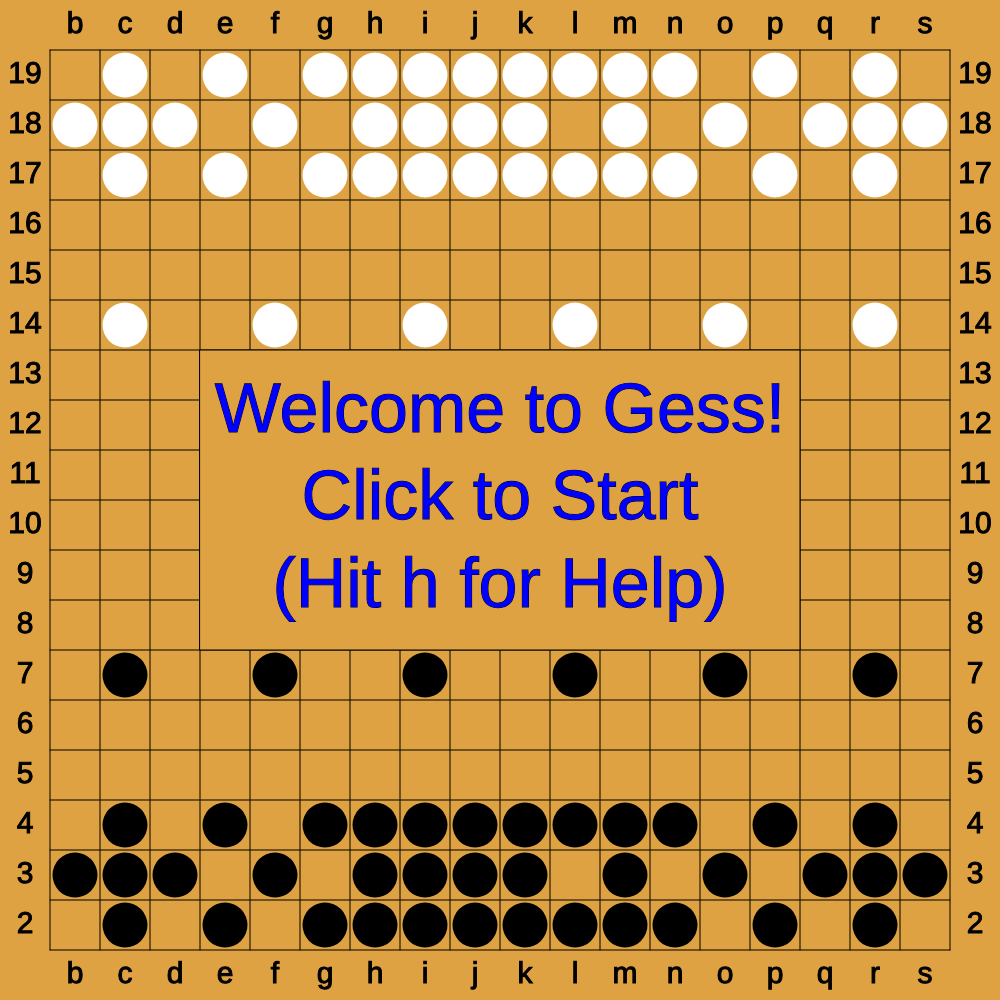
Frame 1 (no input)
Frame 60 (no input): identical to frame 1, image omitted
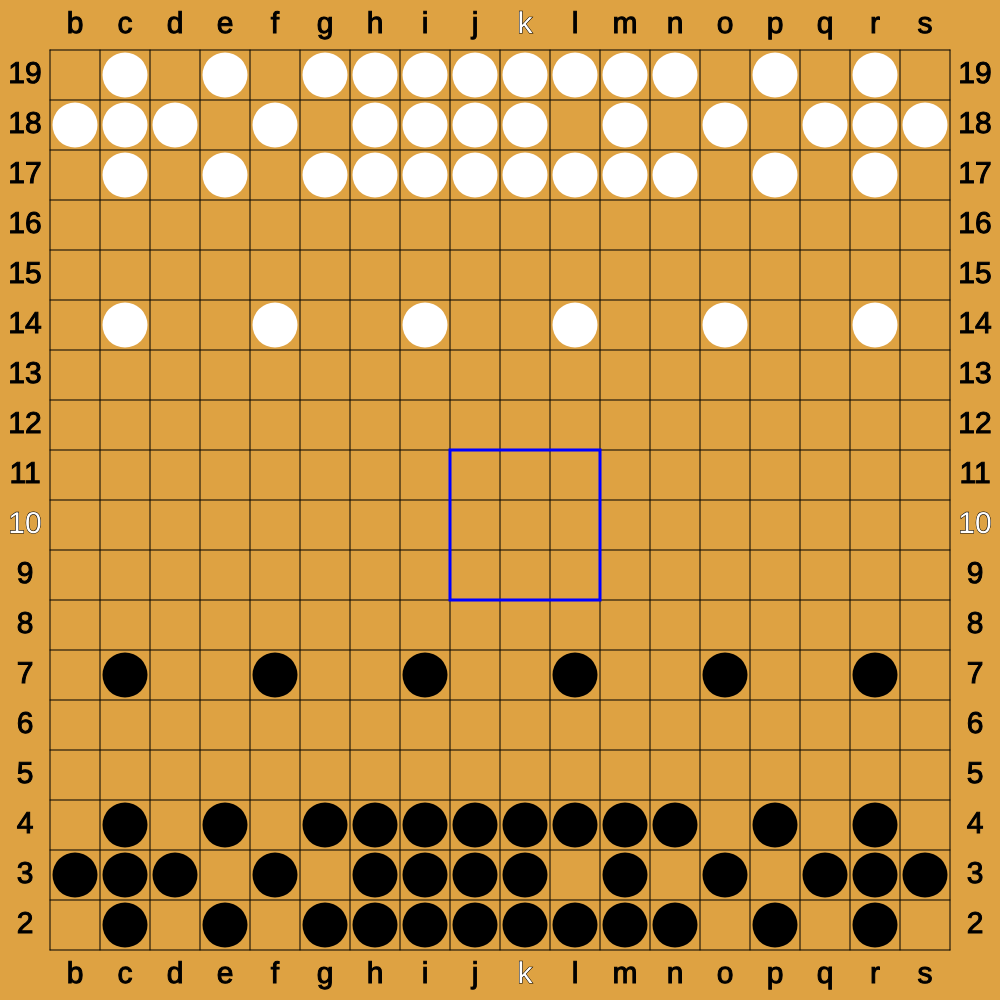
Frame 120 (the mouse pressed at the canvas centre since frame 60)

The p5.js sketch that drew these frames (run headless with seeded random() and noise() and a simulated clock; from frame 60 on, the mouse is pressed at the canvas centre):

// p5.js sketch
// ── sketch.js
//
//  Gess Board 
//
//  M.C. Begam     20 Nov 2022
//
// 

///////////////////////////////////////////
//
//        External Variables
//
///////////////////////////////////////////

var board1 = [];
var board2 = [];
var board3 = [];
var piece1 = [];
var piece2 = [];
var boardX;
var boardY;
var boardN;
var scanBoxX;
var scanBoxY;
var pieceBoxX;
var pieceBoxY;
var white = 0;
var black = 1;
var blank = -1;
var fadeOut = 0;
var started = false;
var selected = false;
var helpOn = false;
var indicesOn = true;
var boxOn = true;
var rulesOn = true;
var tallyOn = false;
var switched = false;
var rulesClr;
var fadeMsg;
var fromAddr;
var toAddr;
var width;
var height;
var boardScale;
var saveScale;
var Xcen;
var Ycen;

/////////////////////////////////////////////////////
//
//        Function Definitions
//
/////////////////////////////////////////////////////

// Function to create the initial board configuration

function initialize() {
    
    var i;
    var n;
    
    // The initial X coordinates

    var initX = [  
        3,  5,  7,  8,  9, 10, 11, 12, 13, 14, 16, 18,
        2,  3,  4,  6,  8,  9, 10, 11, 13, 15, 17, 18, 19,
        3,  5,  7,  8,  9, 10, 11, 12, 13, 14, 16, 18,
        3,  6,  9, 12, 15, 18,
        3,  6,  9, 12, 15, 18,
        3,  5,  7,  8,  9, 10, 11, 12, 13, 14, 16, 18,
        2,  3,  4,  6,  8,  9, 10, 11, 13, 15, 17, 18, 19,
        3,  5,  7,  8,  9, 10, 11, 12, 13, 14, 16, 18  ];
                   
    // The initial Y coordinates          

    var initY = [  
        2,  2,  2,  2,  2,  2,  2,  2,  2,  2,  2,  2,
        3,  3,  3,  3,  3,  3,  3,  3,  3,  3,  3,  3,  3,
        4,  4,  4,  4,  4,  4,  4,  4,  4,  4,  4,  4,
        7,  7,  7,  7,  7,  7,
        14, 14, 14, 14, 14, 14,
        17, 17, 17, 17, 17, 17, 17, 17, 17, 17, 17, 17,
        18, 18, 18, 18, 18, 18, 18, 18, 18, 18, 18, 18, 18,
        19, 19, 19, 19, 19, 19, 19, 19, 19, 19, 19, 19  ];
                  
    // Initialize the virtual boards with all blanks

    for (i = 0; i < 484; i++) {
            board1[i] = blank;
            board2[i] = blank;
            board3[i] = blank;
    }
    
    // Initialize the virtual pieces with all blanks

    for (i = 0; i < 9; i++) {
        piece1[i] = blank;
        piece2[i] = blank;
    }
    
    // Load the stones into the main boards

    var n;
    for (i = 0; i < 86; i++) {
        n = initY[i] * 22 + initX[i];
        board1[n] = (initY[i] < 13) ? white : black;
        board2[n] = (initY[i] < 13) ? white : black;
    }
    
    // Set rules enforcement on
    
    rulesOn = true;
}
     
// Function to convert rectangular coords to board index

function getBoardN(x, y) {

        return(y * 22 + x);
}

// Function to test whether a given piece is blank

function isAllBlank(piece) {

    for (var n = 0; n < piece.length; n++) {
        if (piece[n] !== blank) {
            return 0;
        }
    }
    return 1;
}

// Function to draw the empty board

function drawBoard() {
    
    var x = boardScale * 20.0;
    var y = boardScale * 20.0;
    var xEnd = boardScale * 380.0;
    var yEnd = boardScale * 380.0;
    
    background(222, 162, 66);
    
    //draw the grid

    stroke(0, 0, 0);
    strokeWeight(1);
    
    for (var i = 0; i < 19; i++) {
        line (x, y+i*y, xEnd, y+i*y);
        line (x+i*x, y, x+i*x, yEnd);
    }
}

// Function to draw the indices

function drawIndices() {
    
    var alpha = ['b','c','d','e','f','g','h','i','j',
                 'k','l','m','n','o','p','q','r','s'];
                 
    var numer = [19,18,17,16,15,14,13,12,11,10,9,8,7,6,5,4,3,2];
    
    var x = boardScale * 10.0;
    var y = boardScale * 10.0;
    var xEnd = boardScale * 390.0;
    var yEnd = boardScale * 390.0;
    
    var Alpha;
    var Numer;
    
    var White = color(255, 255, 255);
    var Black = color(0, 0, 0);
    
    textAlign(CENTER, CENTER);
    textSize(boardScale*12);
    fill(Black);
    
    for (var i = 0; i < 18; i++) {
        
        // top and bottom indices
        
        if (started && i + 2 === boardX) {
            fill(White);
        }
        else { 
            fill(Black);
        }
        if (started && boardX === 1 && i === 0) {
            fill(White);
            Alpha = (switched) ? 't' : 'a';
        }
        else if (started && boardX === 20 && i === 17) {
            fill(White);
            Alpha = (switched) ? 'a' : 't';
        }
        else {
            Alpha = (switched) ? alpha[17-i] : alpha[i];
        }
        text(Alpha, 3*x + i*2*x, y);
        text(Alpha, 3*x + i*2*x, yEnd);
        
        // left and right indices
        
        if (started && i + 2 === boardY) {
            fill(White);
        }
        else { 
            fill(Black);
        }
        if (started && boardY === 1 && i === 0) {
            fill(White);
            Numer = (switched) ? 1 : 20;
        }
        else if (started && boardY === 20 && i === 17) {
            fill(White);
            Numer = (switched) ? 20 : 1;
        }
        else {
            Numer = (switched) ? numer[17-i] : numer[i];
        }
        text(Numer, x, 3*y + i*2*y);
        text(Numer, xEnd, 3*y + i*2*y);
    }
}
    
// Function to display the game

function displayGame() {
    
    if (indicesOn) {
        drawIndices();
    }
    noStroke();
    
    var x = boardScale * 10.0;
    var y = boardScale * 10.0;
    var diam = boardScale * 18.0;
    var side = boardScale * 60.0;
    
    var n = 0;
    for (var i = 0; i < 22; i++) {
        for (var j = 0; j < 22; j++) {
            if (board1[n] === white) {
                fill(255, 255, 255);
                ellipse(j*2*x-x, i*2*y-y, diam, diam);
            } 
            else if (board1[n] === black) {
                fill(0, 0, 0);
                ellipse(j*2*x-x, i*2*y-y, diam, diam);
            }
            n++;
        }
    }
    if (selected) {
        if (boxOn) {
            noStroke();
            fill(0, 0, 255, 100);
            rect(pieceBoxX, pieceBoxY, side, side);
        }
    }
}

// Function to get board coords from cursor coords

function getCoords() {
    
    var x = boardScale * 20.0;
    var y = boardScale * 20.0;
    
    boardX = (mouseX - mouseX % x) / x + 1;
    boardY = (mouseY - mouseY % y) / y + 1;
    
    boardX = constrain(boardX, 1, 20);
    boardY = constrain(boardY, 1, 20);

    boardX = round(boardX);
    boardY = round(boardY);
    boardN = boardY * 22 + boardX;
}

// Function to get box coords and draw box

function drawBox() {
    
    var x = boardScale * 20.0;
    var y = boardScale * 20.0;
    
    var side = boardScale * 60.0;
    
    scanBoxX = x * boardX - x*2.0;
    scanBoxY = y * boardY - y*2.0;
    stroke(0, 0, 255);
    strokeWeight(3);
    noFill();
    rect(scanBoxX, scanBoxY, side, side);
}

// Function to select a piece for moving

function getPiece(board, piece, addr) {
    
    // Load contents of selected 
    // location into piece array

    var row1 = addr - 23;
    var row2 = addr - 1;
    var row3 = addr + 21;

    for (var i = 0; i < 3; i++) {
        piece[i]   = board[row1++];
        piece[i+3] = board[row2++];
        piece[i+6] = board[row3++];
    }
}

// Function to test if board location 
// selected contains a valid piece

function isAPiece() {

    var nBlack = 0;
    var nWhite = 0;
    for (var i = 0; i < 9; i++) {
        if (piece1[i] === black) {
            nBlack++;
        }
        else if (piece1[i] === white) {
            nWhite++;
        }
        else {
            continue;
        }
    }
    if (nBlack === 0 && nWhite === 0 || 
        nBlack !== 0 && nWhite !== 0 ||
        nBlack + nWhite === 1 && piece1[4] !== -1) {
            return 0;
    }
    return 1;
}
        
// Function to move piece to selected destination

function putPiece(board, piece, from, to) {
    
    // Copy the board first

    for (var i = 0; i < 484; i++) {
        board2[i] = board[i];
    }
    
    //  Erase piece from old position

    var row1 = from - 23;
    var row2 = from - 1;
    var row3 = from + 21;
    for (var i = 0; i < 3; i++) {
        board[row1++] = blank;
        board[row2++] = blank;
        board[row3++] = blank;
    }
    
    // Load piece into new position

    var row1 = to - 23;
    var row2 = to - 1;
    var row3 = to + 21;
    for (var i = 0; i < 3; i++) {
        board[row1++] = piece[i];
        board[row2++] = piece[i+3];
        board[row3++] = piece[i+6];
    }
    
    // Remove any off-edge stones

    for (var i = 0; i < 22; i++) {
        board[i]     = blank;
        board[i+22]  = blank;
        board[i+440] = blank;
        board[i+462] = blank;
    }
    for (var i = 0; i < 18; i++) {
        board[44+i*22] = blank;
        board[45+i*22] = blank;
        board[64+i*22] = blank;
        board[65+i*22] = blank;
    }
};

// Function to test if move is legal

function isLegal() {
    
    var temp = [];
    
    // Convert addresses to rectangular coords

    var x1 = fromAddr % 22;
    var y1 = (floor(fromAddr / 22));
    var x2 = toAddr % 22;
    var y2 = (floor(toAddr / 22));
    
    // Compute distance of move in each dimension

    var dx = x2 - x1;
    var dy = y2 - y1;
    var adx = abs(dx);
    var ady = abs(dy);
    
    // No move specified

    if (adx === 0 && ady=== 0) {
        return 0;
    }
    
    // Move is neither orthogonal nor diagonal

    if ((adx > 0 && ady > 0) && adx !== ady) {
        return 0;
    }
    
    // Piece cannot move more than 3 spaces

    if ((adx > 3 || ady > 3) && piece1[4] === blank) {
        return 0;
    }
    
    // Piece cannot move in desired orthogonal direction

    if ((dx === 0 && dy < 0) && piece1[1] === blank) {
        return 0;
    }
    if ((dx < 0 && dy === 0) && piece1[3] === blank) {
        return 0;
    }
    if ((dx > 0 && dy === 0) && piece1[5] === blank) {
        return 0;
    }
    if ((dx === 0 && dy > 0) && piece1[7] === blank) {
        return 0;
    }
    
    // Piece cannot move in desired diagonal direction

    if ((dx < 0 && dy < 0) && piece1[0] === blank) {
        return 0;
    }
    if ((dx > 0 && dy < 0) && piece1[2] === blank) {
        return 0;
    }
    if ((dx < 0 && dy > 0) && piece1[6] === blank) {
        return 0;
    }
    if ((dx > 0 && dy > 0) && piece1[8] === blank) {
        return 0;
    }
    
    // Move is blocked by another piece...

    for (var n = 0; n < 483; n++) {
        temp[n] = board1[n];
    }
    for (var j = -1; j <= 1; j++) {
        for (var i = -1; i <= 1; i++) {
            n = (y1 + j) * 22 + (x1 + i);
            temp[n] = blank;
        }
    }
    
    // ...in the orthogonal direction
    
    if (dy < 0 && dx === 0) {
        for (var n = 1; n < ady; n++) {
            getPiece(temp, piece2, getBoardN(x1, y1-n));
            if (!isAllBlank(piece2)) {
                return 0;
            }
        }
    }
    if (dy === 0 && dx > 0) {
        for (var n = 1; n < adx; n++) {
            getPiece(temp, piece2, getBoardN(x1+n, y1));
            if (!isAllBlank(piece2)) {
                return 0;
            }
        }
    }
    if (dy > 0 && dx === 0) {
        for (var n = 1; n < ady; n++) {
            getPiece(temp, piece2, getBoardN(x1, y1+n));
            if (!isAllBlank(piece2)) {
                return 0;
            }
        }
    }
    if (dy === 0 && dx < 0) {
        for (var n = 1; n < adx; n++) {
            getPiece(temp, piece2, getBoardN(x1-n, y1));
            if (!isAllBlank(piece2)) {
                return 0;
            }
        }
    }
    
    // ...in the diagonal direction
    
    if (dy < 0 && dx < 0) {
        for (var n = 1; n < adx; n++) {
            getPiece(temp, piece2, getBoardN(x1-n, y1-n));
            if (!isAllBlank(piece2)) {
                return 0;
            }
        }
    }
    if (dy < 0 && dx > 0) {
        for (var n = 1; n < adx; n++) {
            getPiece(temp, piece2, getBoardN(x1+n, y1-n));
            if (!isAllBlank(piece2)) {
                return 0;
            }
        }
    }
    if (dy > 0 && dx < 0) {
        for (var n = 1; n < adx; n++) {
            getPiece(temp, piece2, getBoardN(x1-n, y1+n));
            if (!isAllBlank(piece2)) {
                return 0;
            }
        }
    }
    if (dy > 0 && dx > 0) {
        for (var n = 1; n < adx; n++) {
            getPiece(temp, piece2, getBoardN(x1+n, y1+n));
            if (!isAllBlank(piece2)) {
                return 0;
            }
        }
    }
    
    // Move takes piece entirely off the board

    for (var n = 0; n < 483; n++) {
        temp[n] = board1[n];
    }
    putPiece(temp, piece1, fromAddr, toAddr);
    getPiece(temp, piece2, toAddr);
    if (isAllBlank(piece2)) {
        return 0;
    }
    
    // Move is legal

    return 1;
}

// Function to display the Help page

function showHelp() {
    
    var x = boardScale * 10.0;
    var y = boardScale * 10.0;
    var size = boardScale * 10.0;
    
    background(222, 206, 222);
    fill(255, 0, 0);
    textSize(size * 2.8);
    textAlign(CENTER, CENTER);
    text("Gess Help", x*20.0, y*2.0);
    textSize(size * 2.2);
    text("Hit h to go back...", x*20.0, y*38.0);
    textSize(size * 2.0);
    textAlign(LEFT, BASELINE);
    text("Rules", x*2.0, y*6.0);
    text("Mouse", x*2.0, y*11.0);
    text("Keyboard", x*2.0, y*20.0);
    fill(0,0,0);
    textSize(size * 1.5);
    text("www.archive.is/9Mvi", x*2.0, y*8.0);
    text("Move box using cursor", x*2.0, y*13.0);
    text("Click to select piece", x*2.0, y*15.0);
    text("Click again to select destination", x*2.0, y*17.0);
    text("u", x*2.0, y*22.0);
    text("undo previous move", x*5.0, y*22.0);
    text("c", x*2.0, y*24.0);
    text("clear the current selection", x*5.0, y*24.0);
    text("i", x*2.0, y*26.0);
    text("toggle board indices on/off", x*5.0, y*26.0);
    text("b", x*2.0, y*28.0);
    text("toggle box on/off", x*5.0, y*28.0);
    text("r", x*2.0, y*30.0);
    text("toggle rules enforcement on/off", x*5.0, y*30.0);
    text("s", x*2.0, y*32.0);
    text("switch sides", x*5.0, y*32.0);
    text("t", x*2.0, y*34.0);
    text("toggle stones tally on/off", x*5.0, y*34.0);
    text("h", x*2.0, y*36.0);
    text("toggle help on/off", x*5.0, y*36.0);
}

function showTally() {
    
    var x = boardScale * 10.0;
    var y = boardScale * 10.0;
    var size = boardScale * 10.0;
    
    var nWhite = 0;
    var nBlack = 0;
    
    background(222, 206, 222);
    fill(0, 0, 0);
    textSize(boardScale * 28.0);
    
    for (var i = 0; i < 484; i++) {
        if (board1[i] === white) {
            nWhite++;
        }
        if (board1[i] === black) {
            nBlack++;
        }
    }
    
    var lineB = "Black " + (43 - nBlack);
    var lineW = "White " + (43 - nWhite);
    textAlign(CENTER, BOTTOM);
    
    text("Stones Tally", Xcen, y*5.0);
    text("Hit t to go back...", Xcen, y*30.0);
    textSize(boardScale * 18.0);
    text("Removed     Remaining", Xcen, y*10.0);
    text("Black:", x*5.0, y*15.0);
    text(43-nBlack, x*15.0, y*15.0);
    text(nBlack, x*25.0, y*15.0);
    text("White:", x*5.0, y*20.0);
    text(43-nWhite, x*15.0, y*20.0);
    text(nWhite, x*25.0, y*20.0);
    //text("Stones Removed:", Xcen, Ycen);
    //textAlign(CENTER, TOP);
    //text(lineB, Xcen, Ycen);
    //text(lineW, Xcen, Ycen + boardScale * 30.0);
}

// Function to undo the previous move

function undoLast() {

    for (var i = 0; i < 484; i++) {
        board3[i] = board1[i];
        board1[i] = board2[i];
        board2[i] = board3[i];
    }
}

// Function to switch sides

function switchSides() {
 
    var i;
    var temp1 = [];
    var temp2 = [];
    var temp3 = [];
     
    for (i = 0; i < 484; i++) {
        temp1[i] = board1[483 - i];
        temp2[i] = board2[483 - i];
        temp3[i] = board3[483 - i];
    }

    for (i = 0; i < 484; i++) {
        board1[i] = temp1[i];
        board2[i] = temp2[i];
        board3[i] = temp3[i];
    }
}
     

// Function to show the welcome message

function showWelcome() {
    
    var x = boardScale * 20.0;
    var y = boardScale * 20.0;
    
    fill(222,162,66);
    rect(Xcen-6.0*x, Ycen-3.0*y, 12.0*x, 6.0*y);
    noFill();
    stroke(0, 0, 0);
    strokeWeight(1);
    rect(Xcen-6.0*x, Ycen-3.0*y, 12.0*x, 6.0*y);
    textSize(boardScale * 28.0);
    fill(0, 0, 255);
    textAlign(CENTER, CENTER);
    text("Welcome to Gess!\nClick to Start\n(Hit h for Help)", Xcen, Ycen);
}

/////////////////////////////////////////////
//
//            Main program
//
/////////////////////////////////////////////

function setup() {

     boardSize = min(window.innerWidth, window.innerHeight);
     width = boardSize;
     height = boardSize;
     boardScale = width / 400.0;
     saveScale;
     Xcen = width / 2.0;
     Ycen = height / 2.0;

     createCanvas(boardSize, boardSize);
     frameRate(30);
     initialize();
}

// Main loop

function draw() {

    if (helpOn) {
        noLoop();
        showHelp();
    }
    else if (tallyOn) {
        noLoop();
        showTally();
    }
    else {
        drawBoard();
        displayGame(); 
        if (started) {
            getCoords();
            if (boxOn) {
                drawBox();
            }
            if (fadeOut > 0) {
                fill(255, 0, 0, fadeOut);
                textAlign(CENTER, CENTER);
                textSize(boardScale * 60.0);
                text(fadeMsg, Xcen, Ycen);
                fadeOut -= 16;
            }
        }
        else {
            showWelcome();
        }
    }
}

// Mouse functionality

function mousePressed() {

    // mousePressed() responds to touch events as well

    if (started) {
        if (!selected) {
            fromAddr = boardN;
            pieceBoxX = scanBoxX;
            pieceBoxY = scanBoxY;
            getPiece(board1, piece1, fromAddr);
            if (isAPiece() || !rulesOn) {
                selected = !selected;
            }
            else {
                if (!helpOn) {
                    fadeMsg = "Nope!";
                    fadeOut = 255;
                }
            }
        }
        else {
            toAddr = boardN;
            if (isLegal() || !rulesOn) {
                putPiece(board1, piece1, fromAddr, toAddr);
                selected = !selected;
            }
            else {
                if (!helpOn) {
                    fadeMsg = "Nope!";
                    fadeOut = 255;
                }
            }
        }
    }
    else {
        started = !started;
    }
}

// Keyboard functionality

function keyTyped() {
    
    switch(key) {
        
        // u: undo previous move

        case 'u':  
            undoLast();
            break;

        // c: clear the current selection

        case 'c':
            selected = false;
            break;

        // i: toggle board indices on/off

        case 'i':
            indicesOn = !indicesOn;
            break;

        // b: toggle box on/off

        case 'b':
            boxOn = !boxOn;
            break;

        // r: toggle rules enforcement on/off

        case 'r':
            rulesOn = !rulesOn;
            fadeMsg = (rulesOn) ? "Rules On" : "Rules Off";
            fadeOut = 255;
            break;

        // s: switch sides

        case 's':
            switchSides();
            switched = !switched;
            break;

        // t: toggle stones tally on/off

        case 't':
            if (tallyOn) {
                loop();
            }
            tallyOn = !tallyOn;
            break;

        // h: toggle help on/off

        case 'h':
            if (helpOn) {
                loop();
            }
            helpOn = !helpOn;
            break;

        // uncomment to see key codes

        default:
            //println(key);
            break;
    }
    return false;
}

// ── gess.html
<!DOCTYPE html>
<html>

<head>
  <meta charset="utf-8">
  <meta name="viewport" content="width=device-width, initial-scale=1.0">
  <title>Project Gess</title>
  <style>
    body {
      margin: 10px;
      background-color: gray;
    }
  </style>
  <script src="../p5.min.js"></script>
  <script type="application/javascript" src="sketch.js"></script>
</head>

<body>
  <main>
  </main>
</body>

</html>
